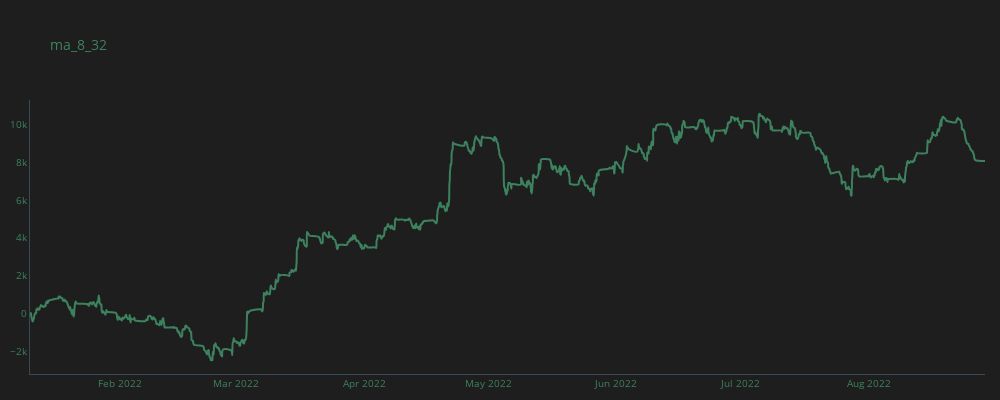
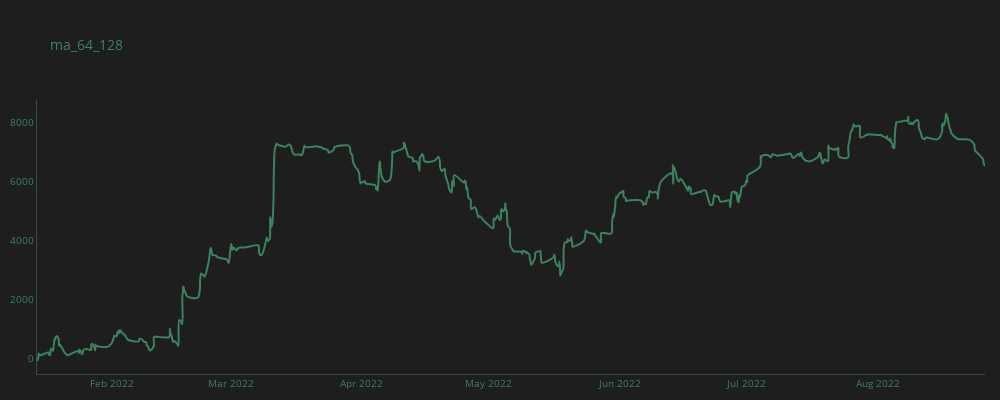
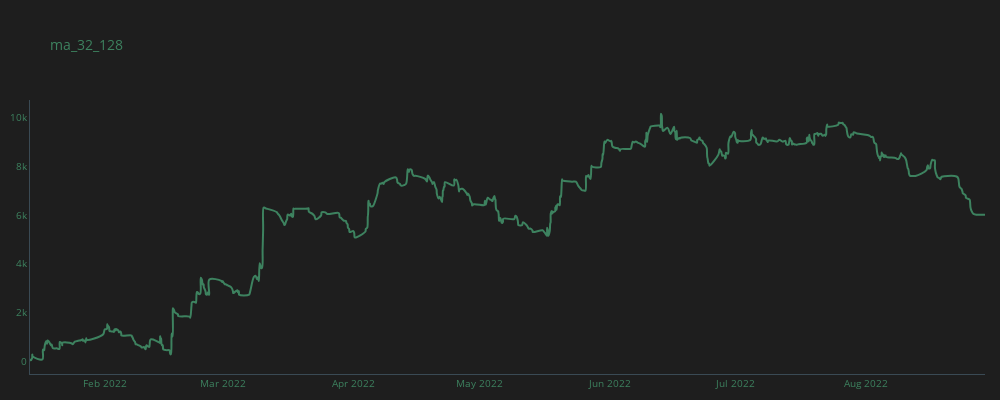

The notebook cell these images were saved under, in order:
### Code cell
for c in crosses:
    temp_df = all_trades[(all_trades.cross==c)].copy()
    temp_df = temp_df.groupby(by='time', as_index=False).sum()
    temp_df['cum_gain'] = temp_df.gain.cumsum()
    plot_line(temp_df, c)

### Figure 1 — Plotly figure (JSON) as saved in the notebook; plotly's stock layout.template omitted (floating-point values rounded to 4 significant figures; data arrays with more than 128 entries replaced by an {"elided": "..."} marker saying what was removed)
{"data": [{"line": {"color": "#3d825f", "shape": "spline", "width": 2}, "mode": "lines", "name": "ma_8_32", "type": "scatter", "x": {"elided": "2039 str values"}, "y": {"elided": "2039 float values"}}], "layout": {"font": {"color": "#3d825f", "size": 10}, "height": 400, "margin": {"b": 10, "l": 15, "r": 15}, "paper_bgcolor": "#1e1e1e", "plot_bgcolor": "#1e1e1e", "title": {"text": "ma_8_32"}, "width": 1000, "xaxis": {"linecolor": "#3a4a54", "linewidth": 1, "showgrid": false, "zeroline": false}, "yaxis": {"linecolor": "#3a4a54", "linewidth": 1, "showgrid": false, "zeroline": false}}}

### Figure 2 — Plotly figure (JSON) as saved in the notebook; plotly's stock layout.template omitted (floating-point values rounded to 4 significant figures; data arrays with more than 128 entries replaced by an {"elided": "..."} marker saying what was removed)
{"data": [{"line": {"color": "#3d825f", "shape": "spline", "width": 2}, "mode": "lines", "name": "ma_64_128", "type": "scatter", "x": {"elided": "586 str values"}, "y": {"elided": "586 float values"}}], "layout": {"font": {"color": "#3d825f", "size": 10}, "height": 400, "margin": {"b": 10, "l": 15, "r": 15}, "paper_bgcolor": "#1e1e1e", "plot_bgcolor": "#1e1e1e", "title": {"text": "ma_64_128"}, "width": 1000, "xaxis": {"linecolor": "#3a4a54", "linewidth": 1, "showgrid": false, "zeroline": false}, "yaxis": {"linecolor": "#3a4a54", "linewidth": 1, "showgrid": false, "zeroline": false}}}

### Figure 3 — Plotly figure (JSON) as saved in the notebook; plotly's stock layout.template omitted (floating-point values rounded to 4 significant figures; data arrays with more than 128 entries replaced by an {"elided": "..."} marker saying what was removed)
{"data": [{"line": {"color": "#3d825f", "shape": "spline", "width": 2}, "mode": "lines", "name": "ma_32_128", "type": "scatter", "x": {"elided": "686 str values"}, "y": {"elided": "686 float values"}}], "layout": {"font": {"color": "#3d825f", "size": 10}, "height": 400, "margin": {"b": 10, "l": 15, "r": 15}, "paper_bgcolor": "#1e1e1e", "plot_bgcolor": "#1e1e1e", "title": {"text": "ma_32_128"}, "width": 1000, "xaxis": {"linecolor": "#3a4a54", "linewidth": 1, "showgrid": false, "zeroline": false}, "yaxis": {"linecolor": "#3a4a54", "linewidth": 1, "showgrid": false, "zeroline": false}}}
